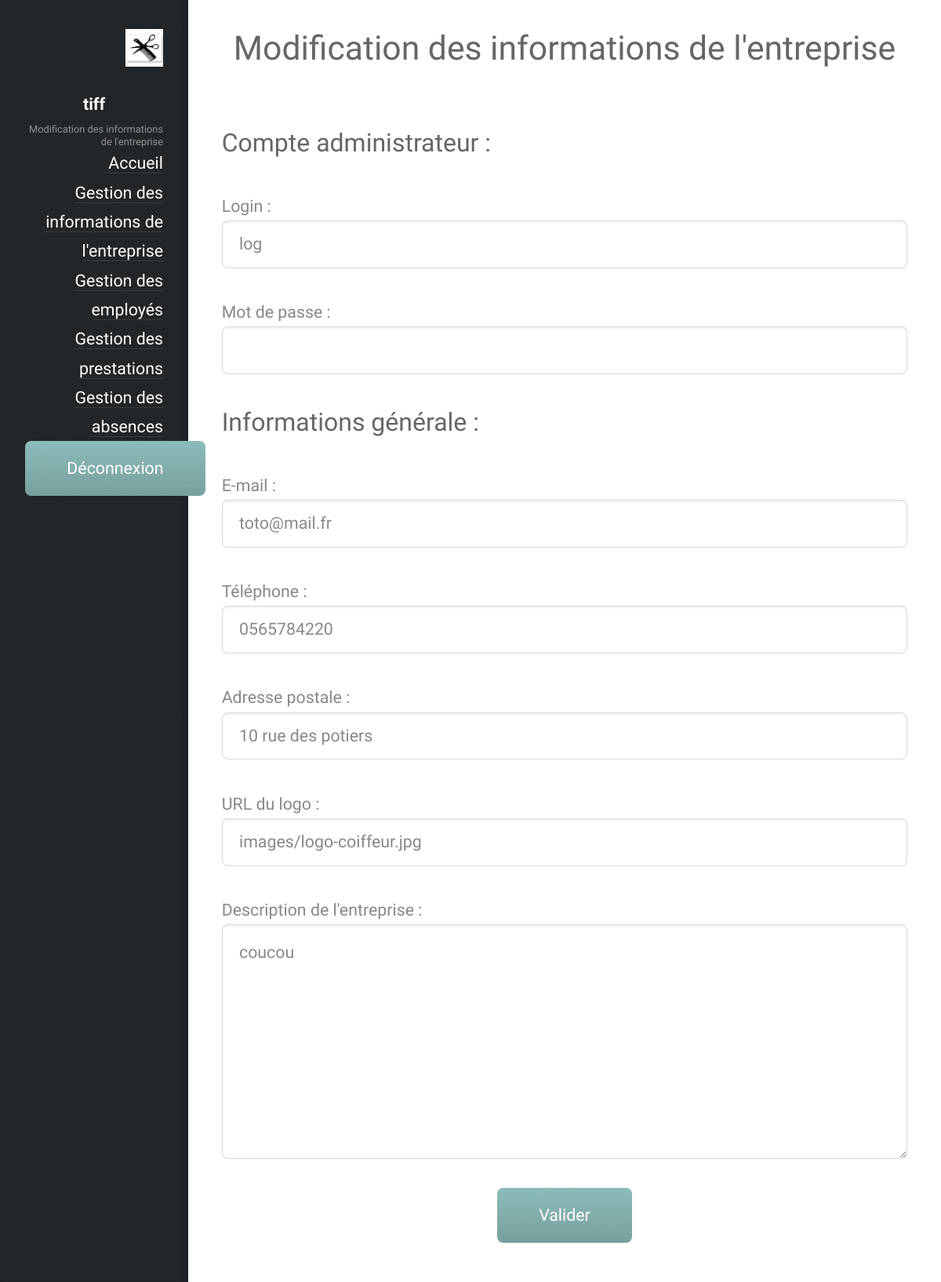
Page /modif_entreprise.php?nomEntreprise=tiff (signed in) on the committed database.
### tables this page shows
CREATE TABLE IF NOT EXISTS `entreprise` (
  `nomEntreprise` varchar(40) NOT NULL,
  `mailEntreprise` varchar(30) NOT NULL,
  `telEntreprise` char(10) NOT NULL,
  `adresseEntreprise` varchar(150) NOT NULL,
  `logoEntreprise` varchar(100) NOT NULL,
  `descEntreprise` text NOT NULL,
  `loginAdmin` varchar(30) NOT NULL,
  `mdpAdmin` varchar(300) NOT NULL,
  PRIMARY KEY (`nomEntreprise`)
);

### bd.inc.php (called while the page is built, shortened)
<?php
function connect() {
	try {
		$connexion = new PDO("mysql:dbname=portail_reserv;host=localhost", "root", "" );
		$connexion->setAttribute(PDO::ATTR_ERRMODE, PDO::ERRMODE_EXCEPTION);
	} catch (PDOException $e) {
		echo 'Connexion échouée : ' . $e->getMessage();
	}
	return $connexion;
}
function infosEntreprise() {
	$connexion = connect();
	$nomE = $_GET['nomEntreprise'];
	$rqt = $connexion->prepare('SELECT * FROM entreprise WHERE nomEntreprise = "' .$nomE. '"');
	$rqt->execute();
	$rqt->setFetchMode(PDO::FETCH_OBJ);
	$i = $rqt->fetch();
	return $i;
}
function verifEntreprise($nomE) {
	$connexion = connect();
	$rqtVerifEnt = $connexion->prepare('SELECT nomEntreprise FROM entreprise WHERE nomEntreprise = "' .$nomE. '"');
	$rqtVerifEnt->execute();
	$rqtVerifEnt->setFetchMode(PDO::FETCH_ASSOC);
	$tableau = $rqtVerifEnt->fetch();
	return $tableau;
}
?>

### modif_entreprise.php (the view, shortened to what this page needs)
<!DOCTYPE HTML>
<?php
	require "bd.inc.php";
	if( verifEntreprise($_SESSION['nomE']) == null ) {
		echo "<p>Le nom de l'entreprise contenue dans l'url n'existe pas dans la base de donnée</p>";
	} else if($_SESSION["nomSession"] != $_GET['nomEntreprise']) {
		echo "<p>Vous devez d'abord vous connectez sur l'accueil de l'entreprise </p>";
	} else {
	$nomE = $_SESSION["nomSession"];
	$i = infosEntreprise();
?>
<html>
	<head>
		<link rel="stylesheet" href="assets/css/main.css" />
	</head>
	<body>
			<div id="header">
				<div class="top">
						<div id="logo">
							<?php if($i->logoEntreprise !=""){
							echo "<span class='image avatar48'><img src='".$i->logoEntreprise."' alt='' /></span>";
							} ?>
							<h1><?php echo $nomE?></h1>
							<p>Modification des informations de l'entreprise</p>
							<a href="accueil_backoffice.php?nomEntreprise=<?php echo $nomE ?>"> Accueil </a></br>
							<a href="modif_entreprise.php?nomEntreprise=<?php echo $nomE ?>"> Gestion des informations de l'entreprise </a></br>
							<a href="ajout_employe.php?nomEntreprise=<?php echo $nomE ?>"> Gestion des employés </a></br>
							<a href="ajout_prestation.php?nomEntreprise=<?php echo $nomE ?>"> Gestion des prestations </a></br>
							<a href="gestion_absence.php?nomEntreprise=<?php echo $nomE ?>"> Gestion des absences </a></br>
							<a href="destruct_session.php?nomEntreprise=<?php echo $nomE ?>"><input type="button" value="Déconnexion"></a>
						</div>
				</div>
			</div>
			<div id="main">
						<div class="container">
							<h1>Modification des informations de l'entreprise</h1>
							<form method="post" action="">
									<h3>Compte administrateur :	</h3></br>
									Login : <div class="6u 12u$(mobile)"><input type="text" name="login" value="<?php echo $i->loginAdmin?>"/></div>
									Mot de passe : <div class="6u 12u$(mobile)"><input type="text" name="mdp" /></div>
									<h3>Informations générale : </h3></br>
									E-mail : <div class="6u 12u$(mobile)"><input type="text" name="mail" value="<?php echo $i->mailEntreprise?>" /></div>
									Téléphone : <div class="6u 12u$(mobile)"><input type="text" name="tel" value="<?php echo $i->telEntreprise?>"/></div>
									Adresse postale : <div class="6u 12u$(mobile)"><input type="text" name="adresse" value="<?php echo $i->adresseEntreprise?>"/></div>
									URL du logo : <div class="6u 12u$(mobile)"><input type="text" name="logo" value="<?php echo $i->logoEntreprise?>"/></div>
									Description de l'entreprise : <div class="6u 12u$(mobile)"><textarea name="descrip" ><?php echo $i->descEntreprise?></textarea></div>
								<div align = "center" class="12u$">
									<input type="submit" value="Valider" />
								</div>
							</form>
						</div>
						<?php
							}
						?>
			</div>
	</body>
</html>

### rows in the picture
entreprise: logoEntreprise (picture), login "log", mail "toto@mail.fr", tel "0565784220", adresse "10 rue des potiers", logo "images/logo-coiffeur.jpg", descrip "coucou"

### other values in the picture
$nomE "tiff"
